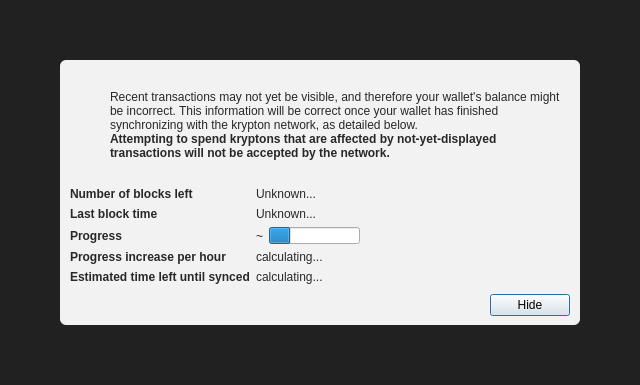
<?xml version="1.0" encoding="UTF-8"?>
<ui version="4.0">
 <class>ModalOverlay</class>
 <widget class="ModalOverlay" name="ModalOverlay">
  <property name="geometry">
   <rect>
    <x>0</x>
    <y>0</y>
    <width>640</width>
    <height>385</height>
   </rect>
  </property>
  <property name="windowTitle">
   <string>Form</string>
  </property>
  <layout class="QVBoxLayout" name="verticalLayout" stretch="0">
   <property name="sizeConstraint">
    <enum>QLayout::SetDefaultConstraint</enum>
   </property>
   <property name="leftMargin">
    <number>0</number>
   </property>
   <property name="topMargin">
    <number>0</number>
   </property>
   <property name="rightMargin">
    <number>0</number>
   </property>
   <property name="bottomMargin">
    <number>0</number>
   </property>
   <item>
    <widget class="QWidget" name="bgWidget" native="true">
     <property name="styleSheet">
      <string notr="true">#bgWidget { background: rgba(0,0,0,220); }</string>
     </property>
     <layout class="QVBoxLayout" name="verticalLayoutMain" stretch="1">
      <property name="leftMargin">
       <number>60</number>
      </property>
      <property name="topMargin">
       <number>60</number>
      </property>
      <property name="rightMargin">
       <number>60</number>
      </property>
      <property name="bottomMargin">
       <number>60</number>
      </property>
      <item>
       <widget class="QWidget" name="contentWidget" native="true">
        <property name="styleSheet">
         <string notr="true">#contentWidget { background: rgba(255,255,255,240); border-radius: 6px; }

QLabel { color: rgb(40,40,40);  }</string>
        </property>
        <layout class="QVBoxLayout" name="verticalLayoutSub" stretch="1,0,0,0">
         <property name="spacing">
          <number>0</number>
         </property>
         <property name="leftMargin">
          <number>10</number>
         </property>
         <property name="topMargin">
          <number>10</number>
         </property>
         <property name="rightMargin">
          <number>10</number>
         </property>
         <property name="bottomMargin">
          <number>10</number>
         </property>
         <item>
          <layout class="QHBoxLayout" name="horizontalLayoutIconText" stretch="0,1">
           <property name="topMargin">
            <number>20</number>
           </property>
           <item>
            <layout class="QVBoxLayout" name="verticalLayoutIcon">
             <property name="leftMargin">
              <number>0</number>
             </property>
             <item>
              <widget class="QPushButton" name="warningIcon">
               <property name="enabled">
                <bool>false</bool>
               </property>
               <property name="text">
                <string/>
               </property>
               <property name="icon">
                <iconset>
                 <normaloff>:/icons/warning</normaloff>
                 <disabledoff>:/icons/warning</disabledoff>:/icons/warning</iconset>
               </property>
               <property name="iconSize">
                <size>
                 <width>48</width>
                 <height>48</height>
                </size>
               </property>
               <property name="flat">
                <bool>true</bool>
               </property>
              </widget>
             </item>
             <item>
              <spacer name="verticalSpacerWarningIcon">
               <property name="orientation">
                <enum>Qt::Vertical</enum>
               </property>
               <property name="sizeHint" stdset="0">
                <size>
                 <width>20</width>
                 <height>40</height>
                </size>
               </property>
              </spacer>
             </item>
            </layout>
           </item>
           <item>
            <layout class="QVBoxLayout" name="verticalLayoutInfoText">
             <property name="leftMargin">
              <number>0</number>
             </property>
             <property name="topMargin">
              <number>0</number>
             </property>
             <item>
              <widget class="QLabel" name="infoText">
               <property name="text">
                <string>Recent transactions may not yet be visible, and therefore your wallet's balance might be incorrect. This information will be correct once your wallet has finished synchronizing with the krypton network, as detailed below.</string>
               </property>
               <property name="textFormat">
                <enum>Qt::RichText</enum>
               </property>
               <property name="wordWrap">
                <bool>true</bool>
               </property>
              </widget>
             </item>
             <item>
              <widget class="QLabel" name="infoTextStrong">
               <property name="font">
                <font>
                 <weight>75</weight>
                 <bold>true</bold>
                </font>
               </property>
               <property name="text">
                <string>Attempting to spend kryptons that are affected by not-yet-displayed transactions will not be accepted by the network.</string>
               </property>
               <property name="textFormat">
                <enum>Qt::RichText</enum>
               </property>
               <property name="wordWrap">
                <bool>true</bool>
               </property>
              </widget>
             </item>
             <item>
              <spacer name="verticalSpacerInTextSpace">
               <property name="orientation">
                <enum>Qt::Vertical</enum>
               </property>
               <property name="sizeHint" stdset="0">
                <size>
                 <width>20</width>
                 <height>40</height>
                </size>
               </property>
              </spacer>
             </item>
            </layout>
           </item>
          </layout>
         </item>
         <item>
          <spacer name="verticalSpacerAfterText">
           <property name="orientation">
            <enum>Qt::Vertical</enum>
           </property>
           <property name="sizeHint" stdset="0">
            <size>
             <width>20</width>
             <height>40</height>
            </size>
           </property>
          </spacer>
         </item>
         <item>
          <layout class="QFormLayout" name="formLayout">
           <property name="fieldGrowthPolicy">
            <enum>QFormLayout::FieldsStayAtSizeHint</enum>
           </property>
           <property name="horizontalSpacing">
            <number>6</number>
           </property>
           <property name="verticalSpacing">
            <number>6</number>
           </property>
           <property name="topMargin">
            <number>10</number>
           </property>
           <item row="0" column="0">
            <widget class="QLabel" name="labelNumberOfBlocksLeft">
             <property name="font">
              <font>
               <weight>75</weight>
               <bold>true</bold>
              </font>
             </property>
             <property name="text">
              <string>Number of blocks left</string>
             </property>
            </widget>
           </item>
           <item row="0" column="1">
            <widget class="QLabel" name="numberOfBlocksLeft">
             <property name="text">
              <string>Unknown...</string>
             </property>
            </widget>
           </item>
           <item row="1" column="0">
            <widget class="QLabel" name="labelLastBlockTime">
             <property name="font">
              <font>
               <weight>75</weight>
               <bold>true</bold>
              </font>
             </property>
             <property name="text">
              <string>Last block time</string>
             </property>
            </widget>
           </item>
           <item row="1" column="1">
            <widget class="QLabel" name="newestBlockDate">
             <property name="sizePolicy">
              <sizepolicy hsizetype="Maximum" vsizetype="Preferred">
               <horstretch>0</horstretch>
               <verstretch>0</verstretch>
              </sizepolicy>
             </property>
             <property name="text">
              <string>Unknown...</string>
             </property>
            </widget>
           </item>
           <item row="2" column="0">
            <widget class="QLabel" name="labelSyncDone">
             <property name="font">
              <font>
               <weight>75</weight>
               <bold>true</bold>
              </font>
             </property>
             <property name="text">
              <string>Progress</string>
             </property>
            </widget>
           </item>
           <item row="2" column="1">
            <layout class="QHBoxLayout" name="horizontalLayoutSync" stretch="0,1">
             <item>
              <widget class="QLabel" name="percentageProgress">
               <property name="text">
                <string notr="true">~</string>
               </property>
              </widget>
             </item>
             <item>
              <widget class="QProgressBar" name="progressBar">
               <property name="value">
                <number>24</number>
               </property>
               <property name="format">
                <string/>
               </property>
              </widget>
             </item>
            </layout>
           </item>
           <item row="4" column="0">
            <widget class="QLabel" name="labelProgressIncrease">
             <property name="font">
              <font>
               <weight>75</weight>
               <bold>true</bold>
              </font>
             </property>
             <property name="text">
              <string>Progress increase per hour</string>
             </property>
            </widget>
           </item>
           <item row="4" column="1">
            <widget class="QLabel" name="progressIncreasePerH">
             <property name="text">
              <string>calculating...</string>
             </property>
            </widget>
           </item>
           <item row="5" column="0">
            <widget class="QLabel" name="labelEstimatedTimeLeft">
             <property name="font">
              <font>
               <weight>75</weight>
               <bold>true</bold>
              </font>
             </property>
             <property name="text">
              <string>Estimated time left until synced</string>
             </property>
            </widget>
           </item>
           <item row="5" column="1">
            <widget class="QLabel" name="expectedTimeLeft">
             <property name="text">
              <string>calculating...</string>
             </property>
            </widget>
           </item>
          </layout>
         </item>
         <item>
          <layout class="QHBoxLayout" name="horizontalLayoutButtons">
           <property name="leftMargin">
            <number>10</number>
           </property>
           <property name="topMargin">
            <number>10</number>
           </property>
           <item>
            <spacer name="horizontalSpacer">
             <property name="orientation">
              <enum>Qt::Horizontal</enum>
             </property>
             <property name="sizeHint" stdset="0">
              <size>
               <width>40</width>
               <height>20</height>
              </size>
             </property>
            </spacer>
           </item>
           <item>
            <widget class="QPushButton" name="closeButton">
             <property name="text">
              <string>Hide</string>
             </property>
             <property name="focusPolicy">
              <enum>Qt::StrongFocus</enum>
             </property>
             <property name="default">
              <bool>true</bool>
             </property>
            </widget>
           </item>
          </layout>
         </item>
        </layout>
       </widget>
      </item>
     </layout>
    </widget>
   </item>
  </layout>
 </widget>
 <customwidgets>
  <customwidget>
   <class>ModalOverlay</class>
   <extends>QWidget</extends>
   <header>qt/modaloverlay.h</header>
   <container>1</container>
  </customwidget>
 </customwidgets>
 <resources/>
 <connections/>
</ui>
